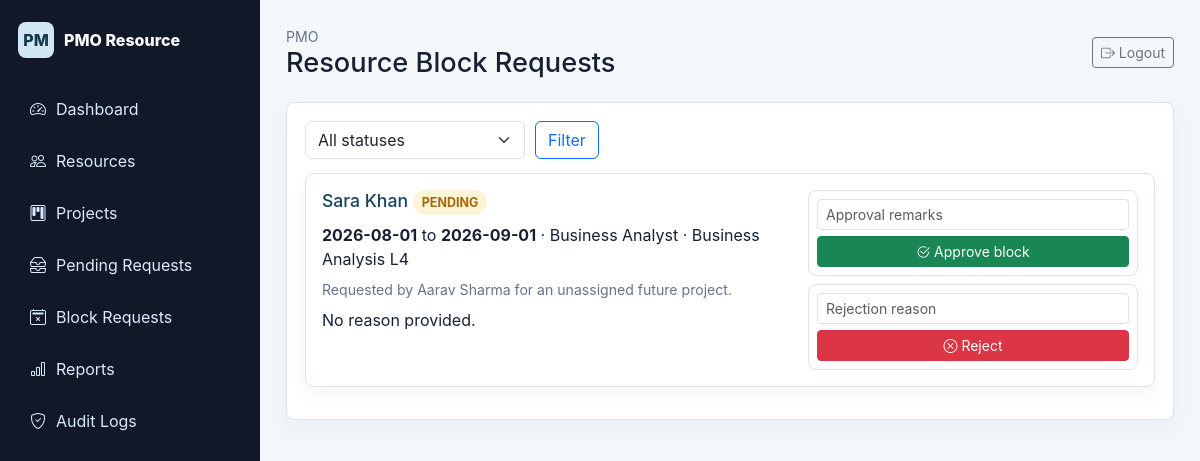
/pmo/block-requests (signed in), run on the app's committed database.
### app/models/entities.py (models this page shows)
class User(Base):
    __tablename__ = "users"
    id: Mapped[int] = mapped_column(primary_key=True)
    username: Mapped[str] = mapped_column(String(60), unique=True, index=True)
    full_name: Mapped[str] = mapped_column(String(120))
    email: Mapped[str] = mapped_column(String(160), unique=True)
    role: Mapped[UserRole] = mapped_column(SqlEnum(UserRole))
    password_hash: Mapped[str] = mapped_column(String(255))
    is_active: Mapped[bool] = mapped_column(default=True)
    created_at: Mapped[datetime] = mapped_column(DateTime, default=datetime.utcnow)
    projects: Mapped[list["Project"]] = relationship(back_populates="lead")
    resource_profile: Mapped["Resource | None"] = relationship(back_populates="user", uselist=False)

class Resource(Base):
    __tablename__ = "resources"
    id: Mapped[int] = mapped_column(primary_key=True)
    user_id: Mapped[int | None] = mapped_column(ForeignKey("users.id"), unique=True, nullable=True)
    employee_id: Mapped[str] = mapped_column(String(30), unique=True)
    name: Mapped[str] = mapped_column(String(140), index=True)
    skill: Mapped[str] = mapped_column(String(80), index=True)
    role: Mapped[str] = mapped_column(String(80), default="Developer", index=True)
    level: Mapped[int] = mapped_column(Integer, index=True)
    location: Mapped[str] = mapped_column(String(80))
    current_allocation: Mapped[int] = mapped_column(Integer, default=0)
    reserved_allocation: Mapped[int] = mapped_column(Integer, default=0)
    available_from: Mapped[date] = mapped_column(Date)
    is_active: Mapped[bool] = mapped_column(default=True)
    cv_path: Mapped[str | None] = mapped_column(String(255), nullable=True)
    phone: Mapped[str | None] = mapped_column(String(30), nullable=True)
    years_experience: Mapped[int] = mapped_column(Integer, default=0)
    additional_skills: Mapped[str | None] = mapped_column(Text, nullable=True)
    bio: Mapped[str | None] = mapped_column(Text, nullable=True)
    current_status: Mapped[str] = mapped_column(String(40), default="Available")
    education: Mapped[str | None] = mapped_column(Text, nullable=True)
    certifications: Mapped[str | None] = mapped_column(Text, nullable=True)
    cv_requested: Mapped[bool] = mapped_column(default=False)
    cv_request_message: Mapped[str | None] = mapped_column(Text, nullable=True)
    cv_requested_at: Mapped[datetime | None] = mapped_column(DateTime, nullable=True)
    user: Mapped[User | None] = relationship(back_populates="resource_profile")
    allocations: Mapped[list["Allocation"]] = relationship(back_populates="resource")
    blocks: Mapped[list["ResourceBlock"]] = relationship(back_populates="resource")

### app/api/pmo.py (the view)
@router.get("/block-requests", response_class=HTMLResponse)
def block_requests(request: Request, status: str | None = None, user: User = Depends(require_role(UserRole.PMO)), db: Session = Depends(get_temp_db)):
    query = db.query(ResourceBlock)
    if status:
        query = query.filter(ResourceBlock.status == BlockStatus(status))
    blocks = query.order_by(ResourceBlock.created_at.desc()).all()
    return templates.TemplateResponse("pmo/block_requests.html", {"request": request, "user": user, "blocks": blocks, "status": status or "", "error": request.query_params.get("error")})

### app/templates/pmo/block_requests.html (shortened to what this page needs)
{% extends "shared/base.html" %}
{% import "shared/macros.html" as ui %}
{% set page_title = "Resource Block Requests" %}
{% block content %}
<section class="panel">
  <form class="toolbar compact" method="get"><select class="form-select" name="status"><option value="">All statuses</option></select><button class="btn btn-outline-primary">Filter</button></form>
  {% for block in blocks %}<article class="request-row"><div class="request-main">
    <h2><a class="employee-link" href="/employees/{{ block.resource.id }}">{{ block.resource.name }}</a> <span>{{ ui.badge(block.status) }}</span></h2>
    <p><strong>{{ block.start_date }}</strong> to <strong>{{ block.end_date }}</strong> · {{ block.resource.role }} · {{ block.resource.skill }} L{{ block.resource.level }}</p>
    <p class="muted">Requested by {{ block.requested_by.full_name }} for {{ block.project.name if block.project else "an unassigned future project" }}.</p><p>{{ block.reason or "No reason provided." }}</p>
  </div>{% if block.status.value == "PENDING" %}<div class="request-actions"><form method="post" action="/pmo/block-requests/{{ block.id }}/approve" data-confirm="Approve this block period?"><input class="form-control form-control-sm" name="remarks" placeholder="Approval remarks"><button class="btn btn-sm btn-success"><i class="bi bi-check2-circle"></i> Approve block</button></form><form method="post" action="/pmo/block-requests/{{ block.id }}/reject"><input class="form-control form-control-sm" name="remarks" placeholder="Rejection reason"><button class="btn btn-sm btn-danger"><i class="bi bi-x-circle"></i> Reject</button></form></div>{% endif %}</article>{% else %}<div class="empty">No block requests found.</div>{% endfor %}
</section>
{% endblock %}

### app/templates/shared/base.html (shortened to what this page needs)
<!doctype html>
<html lang="en">
<head>
  <link href="https://cdn.jsdelivr.net/npm/bootstrap@5.3.3/dist/css/bootstrap.min.css" rel="stylesheet">
  <link href="https://cdn.jsdelivr.net/npm/bootstrap-icons@1.11.3/font/bootstrap-icons.css" rel="stylesheet">
  <link href="/static/css/app.css" rel="stylesheet">
</head>
<body>
  {% if user %}
  <div class="app-shell">
    {% include "shared/sidebar.html" %}
    <main class="content">
      <header class="topbar">
        <div>
          <div class="eyebrow">{{ user.role.value.replace("_", " ") }}</div>
          <h1>{{ page_title or "Dashboard" }}</h1>
        </div>
        <form method="post" action="/logout">
          <button class="btn btn-outline-secondary btn-sm"><i class="bi bi-box-arrow-right"></i> Logout</button>
        </form>
      </header>
      {% block content %}{% endblock %}
    </main>
  </div>
  {% else %}
    {% block auth_content %}{% endblock %}
  {% endif %}
</body>
</html>

### app/static/css/app.css (style rules this page uses)
:root { --ink: #172033; --muted: #687386; --line: #dbe2ea; --panel: #ffffff; --bg: #f4f7fa; --primary: #265f86; --primary-dark: #18425e; --success: #1f7a4f; --danger: #b33d3d; --warning: #a4670a; }
* { box-sizing: border-box; }
body { margin: 0; background: var(--bg); color: var(--ink); font-family: Inter, Segoe UI, Arial, sans-serif; letter-spacing: 0; }
.app-shell { display: grid; grid-template-columns: 260px 1fr; min-height: 100vh; }
.content { padding: 26px; min-width: 0; }
.topbar { display: flex; justify-content: space-between; align-items: center; gap: 18px; margin-bottom: 22px; }
.topbar h1 { font-size: 1.7rem; margin: 0; }
.eyebrow, .muted { color: var(--muted); font-size: .88rem; }
.metric, .panel, .request-row { background: var(--panel); border: 1px solid var(--line); border-radius: 8px; box-shadow: 0 8px 20px rgba(17,24,39,.04); }
.panel { padding: 18px; margin-bottom: 18px; }
.panel h2, .request-row h2 { font-size: 1.1rem; margin: 0 0 12px; }
.toolbar { display: grid; grid-template-columns: 1fr 220px auto; gap: 10px; margin-bottom: 14px; }
.request-row { padding: 16px; margin-bottom: 14px; display: grid; grid-template-columns: 1fr 330px; gap: 16px; }
.request-main p { margin-bottom: 8px; }
.request-actions { display: grid; gap: 8px; }
.request-actions form { display: grid; gap: 6px; padding: 8px; border: 1px solid var(--line); border-radius: 8px; }
.toolbar.compact { grid-template-columns: 220px auto; justify-content: start; }
.employee-link { color: var(--primary-dark); text-decoration: none; }

### data on the page
User: role.value.replace "PMO"
Resource: resource.name "Sara Khan", resource.role "Business Analyst", resource.skill "Business Analysis", resource.level "4"
User: requested_by.full_name "Aarav Sharma"

### other printed values
{{ page_title or "Dashboard" }} "Resource Block Requests"
{{ value.replace("_", " ") }} "PENDING"
{{ block.start_date }} "2026-08-01"
{{ block.end_date }} "2026-09-01"
{{ block.reason or "No reason provided." }} "No reason provided."
